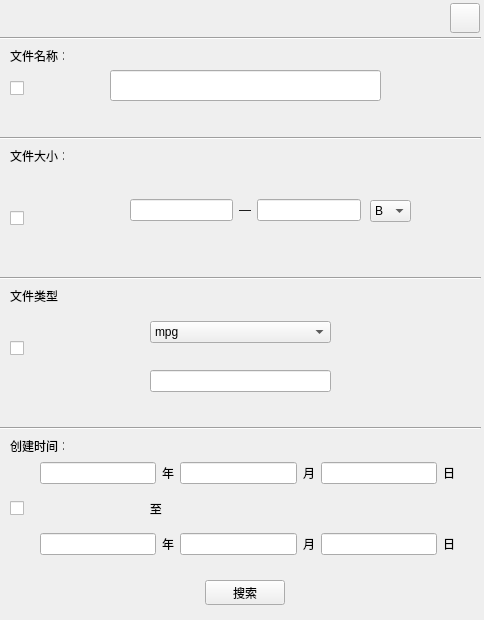
<?xml version="1.0" encoding="UTF-8"?>
<ui version="4.0">
 <class>Form</class>
 <widget class="QWidget" name="Form">
  <property name="geometry">
   <rect>
    <x>0</x>
    <y>0</y>
    <width>484</width>
    <height>620</height>
   </rect>
  </property>
  <property name="windowTitle">
   <string>Form</string>
  </property>
  <property name="styleSheet">
   <string notr="true">background-image: url(:/MainWindow/image/background.png);</string>
  </property>
  <widget class="Line" name="Top_line">
   <property name="geometry">
    <rect>
     <x>0</x>
     <y>30</y>
     <width>481</width>
     <height>16</height>
    </rect>
   </property>
   <property name="orientation">
    <enum>Qt::Horizontal</enum>
   </property>
  </widget>
  <widget class="Line" name="Line_Mid_one">
   <property name="geometry">
    <rect>
     <x>0</x>
     <y>130</y>
     <width>481</width>
     <height>16</height>
    </rect>
   </property>
   <property name="orientation">
    <enum>Qt::Horizontal</enum>
   </property>
  </widget>
  <widget class="Line" name="Line_Mid_two">
   <property name="geometry">
    <rect>
     <x>0</x>
     <y>270</y>
     <width>481</width>
     <height>16</height>
    </rect>
   </property>
   <property name="orientation">
    <enum>Qt::Horizontal</enum>
   </property>
  </widget>
  <widget class="Line" name="Bottom_Line">
   <property name="geometry">
    <rect>
     <x>0</x>
     <y>420</y>
     <width>481</width>
     <height>16</height>
    </rect>
   </property>
   <property name="orientation">
    <enum>Qt::Horizontal</enum>
   </property>
  </widget>
  <widget class="QLabel" name="File_name_type">
   <property name="geometry">
    <rect>
     <x>10</x>
     <y>50</y>
     <width>54</width>
     <height>12</height>
    </rect>
   </property>
   <property name="text">
    <string>文件名称：</string>
   </property>
  </widget>
  <widget class="QLabel" name="Fize_Size_type">
   <property name="geometry">
    <rect>
     <x>10</x>
     <y>150</y>
     <width>54</width>
     <height>12</height>
    </rect>
   </property>
   <property name="text">
    <string>文件大小：</string>
   </property>
  </widget>
  <widget class="QLabel" name="File_Type_type">
   <property name="geometry">
    <rect>
     <x>10</x>
     <y>290</y>
     <width>54</width>
     <height>12</height>
    </rect>
   </property>
   <property name="text">
    <string>文件类型</string>
   </property>
  </widget>
  <widget class="QLabel" name="File_Create_type">
   <property name="geometry">
    <rect>
     <x>10</x>
     <y>440</y>
     <width>54</width>
     <height>12</height>
    </rect>
   </property>
   <property name="text">
    <string>创建时间：</string>
   </property>
  </widget>
  <widget class="QLineEdit" name="File_Name_Search_Edit">
   <property name="geometry">
    <rect>
     <x>110</x>
     <y>70</y>
     <width>271</width>
     <height>31</height>
    </rect>
   </property>
  </widget>
  <widget class="QWidget" name="horizontalLayoutWidget">
   <property name="geometry">
    <rect>
     <x>130</x>
     <y>170</y>
     <width>231</width>
     <height>80</height>
    </rect>
   </property>
   <layout class="QHBoxLayout" name="horizontalLayout">
    <item>
     <widget class="QLineEdit" name="Size_ceil"/>
    </item>
    <item>
     <widget class="QLabel" name="Size_range">
      <property name="text">
       <string>—</string>
      </property>
     </widget>
    </item>
    <item>
     <widget class="QLineEdit" name="Size_floor"/>
    </item>
   </layout>
  </widget>
  <widget class="QComboBox" name="File_Size_Unit">
   <property name="geometry">
    <rect>
     <x>370</x>
     <y>200</y>
     <width>41</width>
     <height>22</height>
    </rect>
   </property>
   <item>
    <property name="text">
     <string>B</string>
    </property>
   </item>
   <item>
    <property name="text">
     <string>KB</string>
    </property>
   </item>
   <item>
    <property name="text">
     <string>MB</string>
    </property>
   </item>
   <item>
    <property name="text">
     <string>GB</string>
    </property>
   </item>
   <item>
    <property name="text">
     <string/>
    </property>
   </item>
  </widget>
  <widget class="QWidget" name="verticalLayoutWidget">
   <property name="geometry">
    <rect>
     <x>150</x>
     <y>300</y>
     <width>181</width>
     <height>114</height>
    </rect>
   </property>
   <layout class="QVBoxLayout" name="verticalLayout">
    <item>
     <layout class="QHBoxLayout" name="horizontalLayout_3">
      <item>
       <widget class="QComboBox" name="Type_ComboBox">
        <item>
         <property name="text">
          <string>mpg</string>
         </property>
        </item>
        <item>
         <property name="text">
          <string>mpeg</string>
         </property>
        </item>
        <item>
         <property name="text">
          <string>avi</string>
         </property>
        </item>
        <item>
         <property name="text">
          <string>rm</string>
         </property>
        </item>
        <item>
         <property name="text">
          <string>rmvb</string>
         </property>
        </item>
        <item>
         <property name="text">
          <string>mov</string>
         </property>
        </item>
        <item>
         <property name="text">
          <string>wmv</string>
         </property>
        </item>
        <item>
         <property name="text">
          <string>asf</string>
         </property>
        </item>
        <item>
         <property name="text">
          <string>dat</string>
         </property>
        </item>
        <item>
         <property name="text">
          <string>mp4</string>
         </property>
        </item>
        <item>
         <property name="text">
          <string>mp3</string>
         </property>
        </item>
        <item>
         <property name="text">
          <string>wma</string>
         </property>
        </item>
        <item>
         <property name="text">
          <string>ram</string>
         </property>
        </item>
        <item>
         <property name="text">
          <string>wav</string>
         </property>
        </item>
        <item>
         <property name="text">
          <string>mid</string>
         </property>
        </item>
        <item>
         <property name="text">
          <string>midi</string>
         </property>
        </item>
        <item>
         <property name="text">
          <string>rmi</string>
         </property>
        </item>
        <item>
         <property name="text">
          <string>m3u</string>
         </property>
        </item>
        <item>
         <property name="text">
          <string>wpl</string>
         </property>
        </item>
        <item>
         <property name="text">
          <string>ogg</string>
         </property>
        </item>
        <item>
         <property name="text">
          <string>ape</string>
         </property>
        </item>
        <item>
         <property name="text">
          <string>cda</string>
         </property>
        </item>
        <item>
         <property name="text">
          <string>exe</string>
         </property>
        </item>
        <item>
         <property name="text">
          <string>msi</string>
         </property>
        </item>
        <item>
         <property name="text">
          <string>bat</string>
         </property>
        </item>
        <item>
         <property name="text">
          <string>txt</string>
         </property>
        </item>
        <item>
         <property name="text">
          <string>rtf</string>
         </property>
        </item>
        <item>
         <property name="text">
          <string>htm</string>
         </property>
        </item>
        <item>
         <property name="text">
          <string>html</string>
         </property>
        </item>
        <item>
         <property name="text">
          <string>mht</string>
         </property>
        </item>
        <item>
         <property name="text">
          <string>doc</string>
         </property>
        </item>
        <item>
         <property name="text">
          <string>docx</string>
         </property>
        </item>
        <item>
         <property name="text">
          <string>ppt</string>
         </property>
        </item>
        <item>
         <property name="text">
          <string>pptx</string>
         </property>
        </item>
        <item>
         <property name="text">
          <string>vsd</string>
         </property>
        </item>
        <item>
         <property name="text">
          <string>lnk</string>
         </property>
        </item>
        <item>
         <property name="text">
          <string>chm</string>
         </property>
        </item>
        <item>
         <property name="text">
          <string>reg</string>
         </property>
        </item>
        <item>
         <property name="text">
          <string>dll</string>
         </property>
        </item>
        <item>
         <property name="text">
          <string>ini</string>
         </property>
        </item>
        <item>
         <property name="text">
          <string>log</string>
         </property>
        </item>
        <item>
         <property name="text">
          <string>fla</string>
         </property>
        </item>
        <item>
         <property name="text">
          <string>swf</string>
         </property>
        </item>
        <item>
         <property name="text">
          <string>xls</string>
         </property>
        </item>
        <item>
         <property name="text">
          <string>xlsx</string>
         </property>
        </item>
        <item>
         <property name="text">
          <string>zip</string>
         </property>
        </item>
        <item>
         <property name="text">
          <string>rar</string>
         </property>
        </item>
        <item>
         <property name="text">
          <string>cab</string>
         </property>
        </item>
        <item>
         <property name="text">
          <string>ace</string>
         </property>
        </item>
        <item>
         <property name="text">
          <string>z</string>
         </property>
        </item>
        <item>
         <property name="text">
          <string>arc</string>
         </property>
        </item>
        <item>
         <property name="text">
          <string>tar</string>
         </property>
        </item>
        <item>
         <property name="text">
          <string>7z</string>
         </property>
        </item>
        <item>
         <property name="text">
          <string>gz</string>
         </property>
        </item>
        <item>
         <property name="text">
          <string>jpg</string>
         </property>
        </item>
        <item>
         <property name="text">
          <string>jpeg</string>
         </property>
        </item>
        <item>
         <property name="text">
          <string>gif</string>
         </property>
        </item>
        <item>
         <property name="text">
          <string>bmp</string>
         </property>
        </item>
        <item>
         <property name="text">
          <string>png</string>
         </property>
        </item>
        <item>
         <property name="text">
          <string>ico</string>
         </property>
        </item>
        <item>
         <property name="text">
          <string>psd</string>
         </property>
        </item>
        <item>
         <property name="text">
          <string>tif</string>
         </property>
        </item>
       </widget>
      </item>
     </layout>
    </item>
    <item>
     <layout class="QHBoxLayout" name="horizontalLayout_2">
      <item>
       <widget class="QLineEdit" name="Type_Input"/>
      </item>
     </layout>
    </item>
   </layout>
  </widget>
  <widget class="QWidget" name="verticalLayoutWidget_2">
   <property name="geometry">
    <rect>
     <x>40</x>
     <y>458</y>
     <width>415</width>
     <height>101</height>
    </rect>
   </property>
   <layout class="QVBoxLayout" name="verticalLayout_2">
    <item>
     <layout class="QHBoxLayout" name="horizontalLayout_4">
      <item>
       <widget class="QLineEdit" name="Year_Input_Floor"/>
      </item>
      <item>
       <widget class="QLabel" name="Year_Floor">
        <property name="text">
         <string>年</string>
        </property>
       </widget>
      </item>
      <item>
       <widget class="QLineEdit" name="Month_Input_Floor"/>
      </item>
      <item>
       <widget class="QLabel" name="Month_Floor">
        <property name="text">
         <string>月</string>
        </property>
       </widget>
      </item>
      <item>
       <widget class="QLineEdit" name="Day_Input_Floor"/>
      </item>
      <item>
       <widget class="QLabel" name="Day_Floor">
        <property name="text">
         <string>日</string>
        </property>
       </widget>
      </item>
     </layout>
    </item>
    <item>
     <widget class="QLabel" name="File_Create_range">
      <property name="text">
       <string>                                 至</string>
      </property>
     </widget>
    </item>
    <item>
     <layout class="QHBoxLayout" name="horizontalLayout_5">
      <item>
       <widget class="QLineEdit" name="Year_Input_Ceil"/>
      </item>
      <item>
       <widget class="QLabel" name="Year_Ceil">
        <property name="text">
         <string>年</string>
        </property>
       </widget>
      </item>
      <item>
       <widget class="QLineEdit" name="Month_Input_Ceil"/>
      </item>
      <item>
       <widget class="QLabel" name="Month_Ceil">
        <property name="text">
         <string>月</string>
        </property>
       </widget>
      </item>
      <item>
       <widget class="QLineEdit" name="Day_Input_Ceil"/>
      </item>
      <item>
       <widget class="QLabel" name="Day_Ceil">
        <property name="text">
         <string>日</string>
        </property>
       </widget>
      </item>
     </layout>
    </item>
   </layout>
  </widget>
  <widget class="QPushButton" name="Search_Btn">
   <property name="geometry">
    <rect>
     <x>205</x>
     <y>580</y>
     <width>80</width>
     <height>25</height>
    </rect>
   </property>
   <property name="text">
    <string>搜索</string>
   </property>
  </widget>
  <widget class="QPushButton" name="Exit_Btn">
   <property name="geometry">
    <rect>
     <x>450</x>
     <y>3</y>
     <width>30</width>
     <height>30</height>
    </rect>
   </property>
   <property name="styleSheet">
    <string notr="true">border-image: url(:/MainWindow/image/Close.png);</string>
   </property>
   <property name="text">
    <string/>
   </property>
  </widget>
  <widget class="QCheckBox" name="File_Check">
   <property name="geometry">
    <rect>
     <x>10</x>
     <y>80</y>
     <width>16</width>
     <height>16</height>
    </rect>
   </property>
   <property name="text">
    <string/>
   </property>
  </widget>
  <widget class="QCheckBox" name="Size_Check">
   <property name="geometry">
    <rect>
     <x>10</x>
     <y>210</y>
     <width>16</width>
     <height>16</height>
    </rect>
   </property>
   <property name="text">
    <string/>
   </property>
  </widget>
  <widget class="QCheckBox" name="Type_Check">
   <property name="geometry">
    <rect>
     <x>10</x>
     <y>340</y>
     <width>16</width>
     <height>16</height>
    </rect>
   </property>
   <property name="text">
    <string/>
   </property>
  </widget>
  <widget class="QCheckBox" name="Create_Check">
   <property name="geometry">
    <rect>
     <x>10</x>
     <y>500</y>
     <width>16</width>
     <height>16</height>
    </rect>
   </property>
   <property name="text">
    <string/>
   </property>
  </widget>
 </widget>
 <resources>
  <include location="Float_Win_Qrc.qrc"/>
 </resources>
 <connections/>
</ui>
